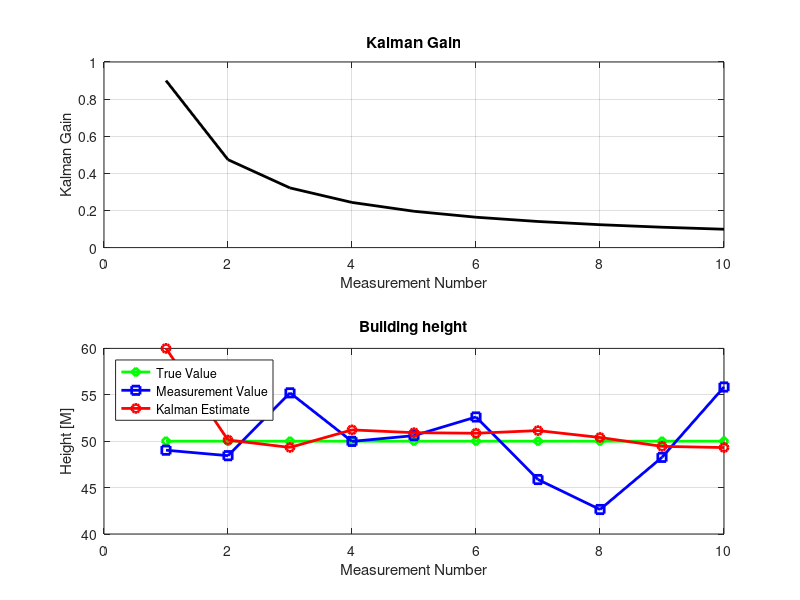

Here is the MATLAB script that generated this plot:
clc,clear all,close all
% Linear Kalman Without Processes Noise
% Written By:Rasit Evduzen
% 11-Apr-2023
%% Estimating the height of building
% Initialization
MeasurementVal = [49.03 48.44 55.21 49.98 50.6 52.61 45.87 42.64 48.26 55.84]';  % Measurement Value
NoD = size(MeasurementVal,1);  % Number Of Iteration
TrueVal = 50*ones(NoD,1);   % True High of building
Xini = 60;     % Amprical Estimation of building hight
Pini = 225;    % Estimation of building hight Variance
Rn = 25;       % Sensor Variance
XNext = [Xini]; % Predict Next State Based On system Dynamics
PNext = [Pini]; % Extrapolate Estimate Uncertainty
% These two parameters depend on system dynamic model (State Space Model)
K = zeros(NoD,1);  % Kalman Gain Vector
%% Calculation Kalman Filter
figure('units','normalized','outerposition',[0 0 1 1],'color','w')
for i=1:NoD
    % Prediction Calculation
    XNext(i+1) = XNext(i);
    PNext(i+1) = PNext(i);

    % Correction Stage Calculation
    K(i) = PNext(i) / (PNext(i) + Rn); % Update Kalman Gain!
    XNext(i+1) = XNext(i) + K(i) * (MeasurementVal(i) - XNext(i)); % Current State Estimate!
    PNext(i+1) = (1 - K(i)) * PNext(i);   % Update Current Estimate Uncertainty!
    % Plot Result
    clf
    tSpan = (1:NoD)';
    subplot(211)
    plot(K(1:i),'k','LineWidth',2),grid on
    xlabel("Measurement Number"),ylabel("Kalman Gain"),title("Kalman Gain")

    subplot(212)
    plot(tSpan,TrueVal,'gd-','LineWidth',2),grid on,hold on
    plot(tSpan,MeasurementVal,'bs-','LineWidth',2)
    plot(XNext(1:i),'ro-','LineWidth',2)
    xlabel("Measurement Number"),ylabel("Height [M]"),title("Building height")
    legend("True Value","Measurement Value","Kalman Estimate",'Location','northwest')
    drawnow
end


